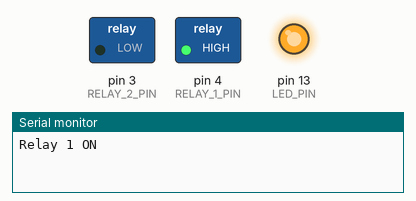
Recording of a sketch running on a simulated Arduino Uno, built with avr-gcc and run on an emulated ATmega328P. On the bench: switched loads named in the sketch (green lamp = pin HIGH), output pins drawn as LEDs (lit = HIGH), the last lines printed to the serial monitor.

Above: at 1.0 s.
At 3.0 s:
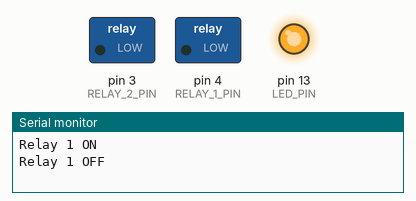
At 5.0 s:
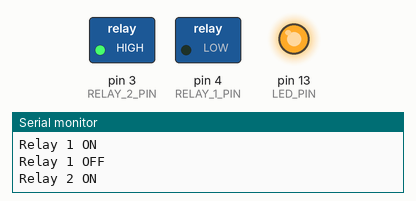
At 7.0 s:
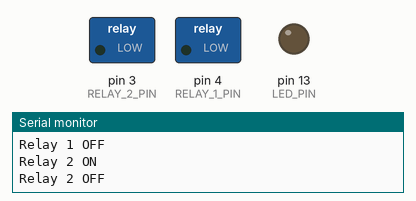
Timing chart, 0 to 10.4 s (numbered marks = the images above):
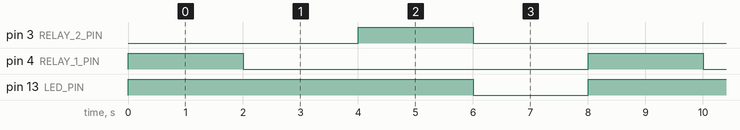

Measured:
- by itself, pin 3 (RELAY_2_PIN), pin 4 (RELAY_1_PIN): alternates HIGH for 2.0 s and LOW for 6.0 s
- by itself, pin 13 (LED_PIN): alternates HIGH for 6.0 s and LOW for 2.0 s
- by itself, everything shown: repeats every 8.0 s, in 4 steps

The sketch:

RelayTestCode.ino
```cpp
#define RELAY_1_PIN     4
#define RELAY_2_PIN     3
#define LED_PIN         13
#define ON              1
#define OFF             0

void setup()
{
  Serial.begin(9600);
  pinMode(RELAY_1_PIN, OUTPUT);
  pinMode(RELAY_2_PIN, OUTPUT);
  pinMode(LED_PIN, OUTPUT);
}

void loop() {
  digitalWrite(LED_PIN, ON);
  Serial.println("Relay 1 ON");
  digitalWrite(RELAY_1_PIN, ON);
  delay(2000);
  Serial.println("Relay 1 OFF");
  digitalWrite(RELAY_1_PIN, OFF);
  delay(2000);

  Serial.println("Relay 2 ON");
  digitalWrite(RELAY_2_PIN, ON);
  delay(2000);
  Serial.println("Relay 2 OFF");
  digitalWrite(RELAY_2_PIN, OFF);
  digitalWrite(LED_PIN, OFF);
  delay(2000);

}
```
